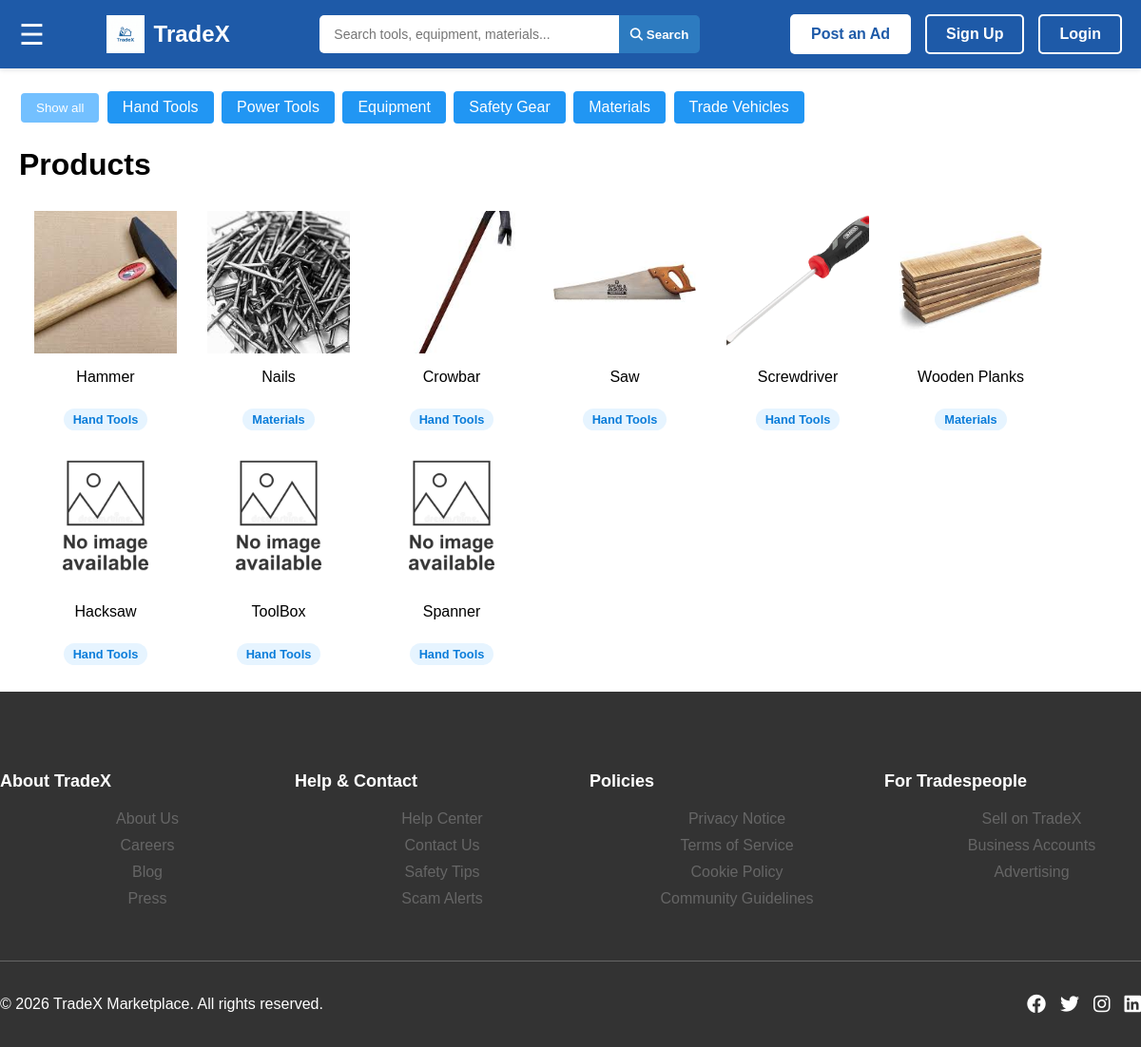
Screenshot of /products/ with the database file from the repository.
### myapp/models.py (models this page shows, shortened)
class Category(models.Model):
    name = models.CharField(max_length=100)

class Listing(models.Model):
    title = models.CharField(max_length=50)
    description = models.CharField(max_length=200)
    price = models.DecimalField(max_digits=20, decimal_places=2)
    createdDate = models.DateTimeField(auto_now_add=True)
    user = models.ForeignKey(User, on_delete=models.CASCADE)
    creditAccount = models.ForeignKey(CreditAccount, on_delete=models.CASCADE)
    location = models.ForeignKey(Location, on_delete=models.CASCADE)
    category = models.ForeignKey('Category', on_delete=models.CASCADE)
    condition = models.CharField(max_length=10, choices=MaterialCondition.choices)
    status = models.CharField(max_length=10, choices=ListingStatus.choices)
    credit_awarded_on_sale = models.BooleanField(default=False)

class Photo(models.Model):
    image_url = models.URLField()
    uploadedDate = models.DateTimeField(auto_now_add=True)
    isPrimary = models.BooleanField(default=True)
    listing = models.ForeignKey(Listing, on_delete=models.CASCADE)
    category = models.ForeignKey(Category, on_delete=models.CASCADE)

### myapp/views.py (the view, shortened to what this page needs)
# urls.py: path("products/", views.products, name="products"),
def products(request):
    discover_categories = _discover_categories_queryset(with_counts=True)
    listings = Listing.objects.filter(status=ListingStatus.ACTIVE)
    category_filter = request.GET.get("category", "").strip()
    listings_with_photos = []
    for listing in listings:
        primary_photo = listing.photo_set.filter(isPrimary=True).first()
        listings_with_photos.append({"listing": listing, "primary_photo": primary_photo})
    discovered_categories = (
        Category.objects.annotate(listing_count=Count("listing"))
        .order_by("-listing_count", "name")
    )
    return render(request, "product-page/products.html", {
        **get_nav_context(request),
        "listings_with_photos": listings_with_photos,
        "discovered_categories": discover_categories,
    })

### myapp/views.py (called while the page is built)
def _discover_categories_queryset(with_counts=False):
    for category_name in DISCOVER_CATEGORY_NAMES:
        Category.objects.get_or_create(name=category_name)
    custom_order = Case(
        *[When(name=name, then=position) for position, name in enumerate(DISCOVER_CATEGORY_NAMES)],
        output_field=IntegerField(),
    )
    queryset = Category.objects.filter(name__in=DISCOVER_CATEGORY_NAMES).annotate(sort_order=custom_order)
    if with_counts:
        queryset = queryset.annotate(listing_count=Count("listing"))
    return queryset.order_by("sort_order")

def get_nav_context(request):
    user_id = request.session.get("user_id")
    user = None
    if user_id:
        try:
            user = User.objects.get(id=user_id)
        except User.DoesNotExist:
            pass
    return {"user_id": user_id, "user": user}

### myapp/templates/product-page/products.html (shortened to what this page needs)
{% load static %}
<!DOCTYPE html>
<html>
<head>
    <link rel="stylesheet" type="text/css" href="{% static 'products-page/products.css' %}">
    <link rel="stylesheet" type="text/css" href="{% static 'styles/styles.css' %}">
    <link rel="stylesheet" href="https://cdnjs.cloudflare.com/ajax/libs/font-awesome/6.4.0/css/all.min.css">
</head>
<body>
    <nav class="navbar">
        <div class="nav-container">
            <span id="openNavBtn" style="font-size:30px;cursor:pointer;color:white;">&#9776;</span>
            <a href="{% url 'home' %}" class="logo">
                <img src="{% static 'images/tradex-logo.png' %}" alt="TradeX Logo">
                <span>TradeX</span>
            </a>
            <form class="search-bar" method="GET" action="{% url 'products' %}">
                <input type="text"
                    name="q"
                    placeholder="Search tools, equipment, materials..."
                    value="{{ search_query }}">
                <button type="submit" class="search-btn">
                    <i class="fas fa-search"></i> Search
                </button>
            </form>
            <div class="nav-actions">
                {% if user_id %}
                    <span class="user-greeting">Hi, {{ user.username }}!</span>
                    <a href="{% url 'create_listing' %}" class="btn btn-primary">Post an Ad</a>
                    <a href="{% url 'profile' %}" class="btn btn-secondary">My Profile</a>
                    <a href="{% url 'logout' %}" class="btn btn-outline">Logout</a>
                {% else %}
                    <a href="{% url 'create_listing' %}" class="btn btn-primary">Post an Ad</a>
                    <a href="{% url 'register' %}" class="btn btn-secondary">Sign Up</a>
                    <a href="{% url 'login' %}" class="btn btn-outline">Login</a>
                {% endif %}
            </div>
        </div>
    </nav>
    <div id="main">
        <div id="filterButtons">
            <button class="filter-btn active" onclick="filterSelection('all')"> Show all</button>
            {% for category in discovered_categories %}
                <a class="filter-btn category-link-btn" href="{% url 'products' %}?category={{ category.name|slugify }}">{{ category.name }}</a>
            {% endfor %}
         </div>
        <h1>Products</h1>
            <div class="row">
                {% for item in listings_with_photos %}
                <div class="container">
                    <div class="filterButtonContainer {{ item.listing.category.name|lower }}">
                        <a href="{% url 'product_details' item.listing.id %}">
                            {% if item.primary_photo %}
                                <img src="{{ item.primary_photo.image_url }}" alt="{{ item.listing.title }}" class="product-image">
                            {% else %}
                                <img src="{% static 'images/placeholder.webp' %}" alt="{{ item.listing.title }}" class="product-image">
                            {% endif %}
                            <p>{{ item.listing.title }}</p>
                            <span class="listing-category-btn">{{ item.listing.category.name }}</span>
                        </a>
                    </div>
                </div>
                {% endfor %}
            </div>
    </div>
    <footer class="footer">
        <div class="container">
            <div class="footer-grid">
                <div class="footer-section">
                    <h4>About TradeX</h4>
                    <ul>
                        <li><a href="#">About Us</a></li>
                        <li><a href="#">Careers</a></li>
                        <li><a href="#">Blog</a></li>
                        <li><a href="#">Press</a></li>
                    </ul>
                </div>
                <div class="footer-section">
                    <h4>Help & Contact</h4>
                    <ul>
                        <li><a href="#">Help Center</a></li>
                        <li><a href="#">Contact Us</a></li>
                        <li><a href="#">Safety Tips</a></li>
                        <li><a href="#">Scam Alerts</a></li>
                    </ul>
                </div>
                <div class="footer-section">
                    <h4>Policies</h4>
                    <ul>
                        <li><a href="#">Privacy Notice</a></li>
                        <li><a href="#">Terms of Service</a></li>
                        <li><a href="#">Cookie Policy</a></li>
                        <li><a href="#">Community Guidelines</a></li>
                    </ul>
                </div>
                <div class="footer-section">
                    <h4>For Tradespeople</h4>
                    <ul>
                        <li><a href="{% url 'create_listing' %}">Sell on TradeX</a></li>
                        <li><a href="#">Business Accounts</a></li>
                        <li><a href="#">Advertising</a></li>
                    </ul>
                </div>
            </div>
            <div class="footer-bottom">
                <p>&copy; {% now "Y" %} TradeX Marketplace. All rights reserved.</p>
                <div class="social-links">
                    <a href="#"><i class="fab fa-facebook"></i></a>
                    <a href="#"><i class="fab fa-twitter"></i></a>
                    <a href="#"><i class="fab fa-instagram"></i></a>
                    <a href="#"><i class="fab fa-linkedin"></i></a>
                </div>
            </div>
        </div>
    </footer>
</body>
</html>

### myapp/static/products-page/products.css (style rules this page uses)
body { font-family: Arial, sans-serif; margin: 0; padding: 0; }
.row { display: flex; flex-wrap: wrap; }
.product-image { width: 150px; height: 150px; object-fit: cover; }
.container a { text-decoration: none; color: black; display: flex; flex-direction: column; align-items: center; }
.filterButtonContainer { float: left; color: white; text-align: center; padding: 8px 16px; cursor: pointer; transition: background-color 0.3s; display: none; }
.filterButtonContainer.show { display: block; }
.filter-btn { background-color: #2196F3; color: white; border: none; outline: none; padding: 8px 16px; cursor: pointer; border-radius: 4px; transition: background-color 0.3s; margin: 4px 2px; }
.filter-btn.active { background-color: #73c0ff; }
.category-link-btn { text-decoration: none; display: inline-block; }
.listing-category-btn { margin-top: 8px; padding: 4px 10px; border-radius: 999px; background-color: #e6f4ff; color: #0b7dda; font-size: 0.8rem; font-weight: 600; }

### myapp/static/styles/styles.css (style rules this page uses)
:root { --primary-blue: #1E5AA8; --secondary-blue: #2D7BC0; --light-blue: #E8F1F8; --white: #FFFFFF; --dark-gray: #333333; --medium-gray: #666666; --light-gray: #F5F5F5; --border-color: #DDDDDD; }
.nav-container { max-width: 1400px; margin: 0 auto; padding: 0 20px; display: flex; align-items: center; justify-content: space-between; }
.navbar { background-color: var(--primary-blue); padding: 15px 0; position: sticky; top: 0; z-index: 1000; box-shadow: 0 2px 5px rgba(0,0,0,0.1); }
.logo { display: flex; align-items: center; gap: 10px; text-decoration: none; color: var(--white); font-size: 24px; font-weight: bold; }
.logo img { height: 40px; width: auto; }
.search-bar { display: flex; flex: 1; max-width: 400px; margin: 0 30px; }
.search-bar input { flex: 1; padding: 12px 15px; border: none; border-radius: 5px 0 0 5px; font-size: 14px; outline: none; }
.search-btn { padding: 4px 12px; background-color: var(--secondary-blue); color: var(--white); border: none; border-radius: 0 5px 5px 0; cursor: pointer; font-weight: bold; }
.nav-actions { display: flex; align-items: center; gap: 15px; }
.btn { padding: 10px 20px; border-radius: 5px; text-decoration: none; font-weight: bold; cursor: pointer; transition: all 0.3s ease; display: inline-block; border: 2px solid transparent; }
.btn-primary { background-color: var(--white); color: var(--primary-blue); }
.btn-secondary { background-color: transparent; color: var(--white); border: 2px solid var(--white); }
.btn-outline { background-color: transparent; color: var(--white); border: 2px solid var(--white); }
#main { transition: margin-left .5s; padding: 20px; }
.footer { background-color: var(--dark-gray); color: var(--white); padding: 60px 0 20px; }
.footer-grid { display: grid; grid-template-columns: repeat(auto-fit, minmax(200px, 1fr)); gap: 40px; margin-bottom: 40px; }
.footer-section h4 { margin-bottom: 20px; color: var(--white); font-size: 18px; }
.footer-section ul { list-style: none; }
.footer-section ul li { margin-bottom: 10px; }
.footer-section ul li a { color: var(--medium-gray); text-decoration: none; transition: color 0.3s ease; }
.footer-bottom { display: flex; justify-content: space-between; align-items: center; padding-top: 20px; border-top: 1px solid var(--medium-gray); }
.social-links { display: flex; gap: 15px; }
.social-links a { color: var(--white); font-size: 20px; transition: color 0.3s ease; }

### rows the page displays
Category: name "Hand Tools"
Category: name "Power Tools"
Category: name "Equipment"
Category: name "Safety Gear"
Category: name "Materials"
Category: name "Trade Vehicles"
Listing: primary_photo.image_url (picture), listing "Hammer", listing.category.name "Hand Tools"
Listing: primary_photo.image_url (picture), listing "Nails", listing.category.name "Materials"
Listing: primary_photo.image_url (picture), listing "Crowbar", listing.category.name "Hand Tools"
Listing: primary_photo.image_url (picture), listing "Saw", listing.category.name "Hand Tools"
Listing: primary_photo.image_url (picture), listing "Screwdriver", listing.category.name "Hand Tools"
Listing: primary_photo.image_url (picture), listing "Wooden Planks", listing.category.name "Materials"
Listing: listing "Hacksaw", listing.category.name "Hand Tools"
Listing: listing "ToolBox", listing.category.name "Hand Tools"
Listing: listing "Spanner", listing.category.name "Hand Tools"
